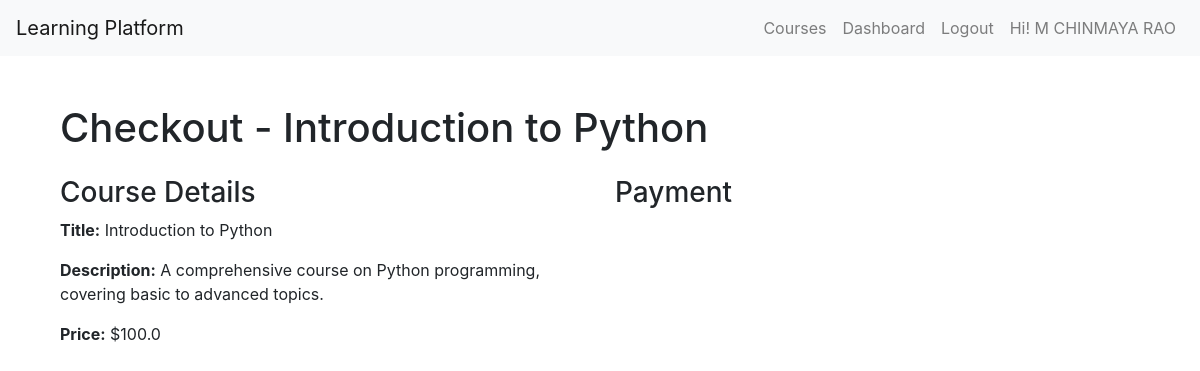
Screenshot of /courses/Introduction to Python/checkout/ (signed in) with the database file from the repository.
### users/models.py (models this page shows, shortened)
class User(AbstractBaseUser, PermissionsMixin):
    email = models.EmailField(unique=True)
    name = models.CharField(max_length=30, blank=True)
    is_active = models.BooleanField(default=True)
    is_staff = models.BooleanField(default=False)
    ROLE_CHOICES = (
        ('student', 'Student'),
        ('teacher', 'Teacher'),
    )
    role = models.CharField(max_length=7, choices=ROLE_CHOICES, default='student')
    objects = UserManager()
    USERNAME_FIELD = 'email'
    REQUIRED_FIELDS = []

### courses/models.py (models this page shows, shortened)
class Course(models.Model):
    course_id = models.AutoField(primary_key=True)
    name = models.CharField(max_length=50)
    description = models.CharField( max_length=120)
    created_at = models.DateTimeField(auto_now_add=True)
    updated_at = models.DateTimeField(auto_now=True)
    price = models.FloatField()
    teacher = models.ForeignKey("users.User", on_delete=models.CASCADE)

### payment_gateway/views.py (the view)
# urls.py: path("courses/<str:name>/checkout/",views.checkout,name='checkout'),
@login_required(login_url='login')
def checkout(request, *args, **kwargs):
    course_name = kwargs['name']
    course = Course.objects.get(name=course_name)
    return render(request, 'checkout.html', {'course': course})

### templates/checkout.html (shortened to what this page needs)
{% extends 'base.html' %}
{% block content %}
<div class="container mt-5">
    <h1 class="mb-4">Checkout - {{ course.name }}</h1>
    <div class="row">
        <div class="col-md-6">
            <h3>Course Details</h3>
            <p><strong>Title:</strong> {{ course.name }}</p>
            <p><strong>Description:</strong> {{ course.description }}</p>
            <p><strong>Price:</strong> ${{ course.price }}</p>
        </div>
        <div class="col-md-6">
            <h3>Payment</h3>
        </div>
    </div>
</div>
{% endblock %}

### templates/base.html (shortened to what this page needs)
<!DOCTYPE html>
<html lang="en">
<head>
    <link rel="stylesheet" href="https://stackpath.bootstrapcdn.com/bootstrap/4.5.2/css/bootstrap.min.css">
</head>
<body>
    <nav class="navbar navbar-expand-lg navbar-light bg-light">
        <a class="navbar-brand" href="{% url 'index' %}">Learning Platform</a>
        <div class="collapse navbar-collapse">
            <ul class="navbar-nav ml-auto">
                <li class="nav-item"><a class="nav-link" href="{% url 'course_list'%}">Courses</a></li>
                {% if user.is_authenticated %}
                    <li class="nav-item"><a class="nav-link" href="{% url 'dashboard'%}">Dashboard</a></li>
                    <li class="nav-item"><a class="nav-link" href="{% url 'logout' %}">Logout</a></li>
                    <li class="nav-item"><a class="nav-link" href="">Hi! {{ user.name }}</a></li>
                {% else %}
                    <li class="nav-item"><a class="nav-link" href="{% url 'login' %}">Login</a></li>
                    <li class="nav-item"><a class="nav-link" href="{% url 'signup' %}">Sign Up</a></li>
                {% endif %}
            </ul>
        </div>
    </nav>
    <div class="container mt-5">
        {% block content %}
        {% endblock %}
    </div>
</body>
</html>

### rows the page displays
User: name "M CHINMAYA RAO"
Course: name "Introduction to Python", description "A comprehensive course on Python programming, covering basic to advanced topics.", price "100.0"
